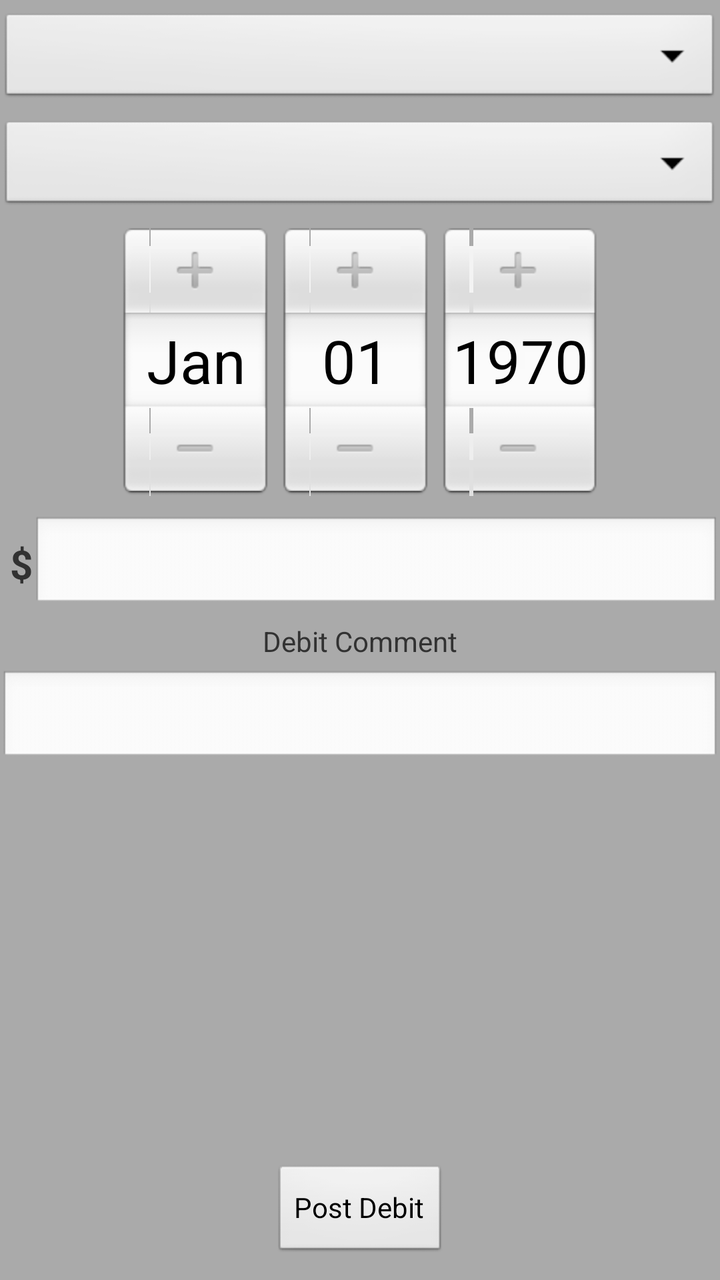
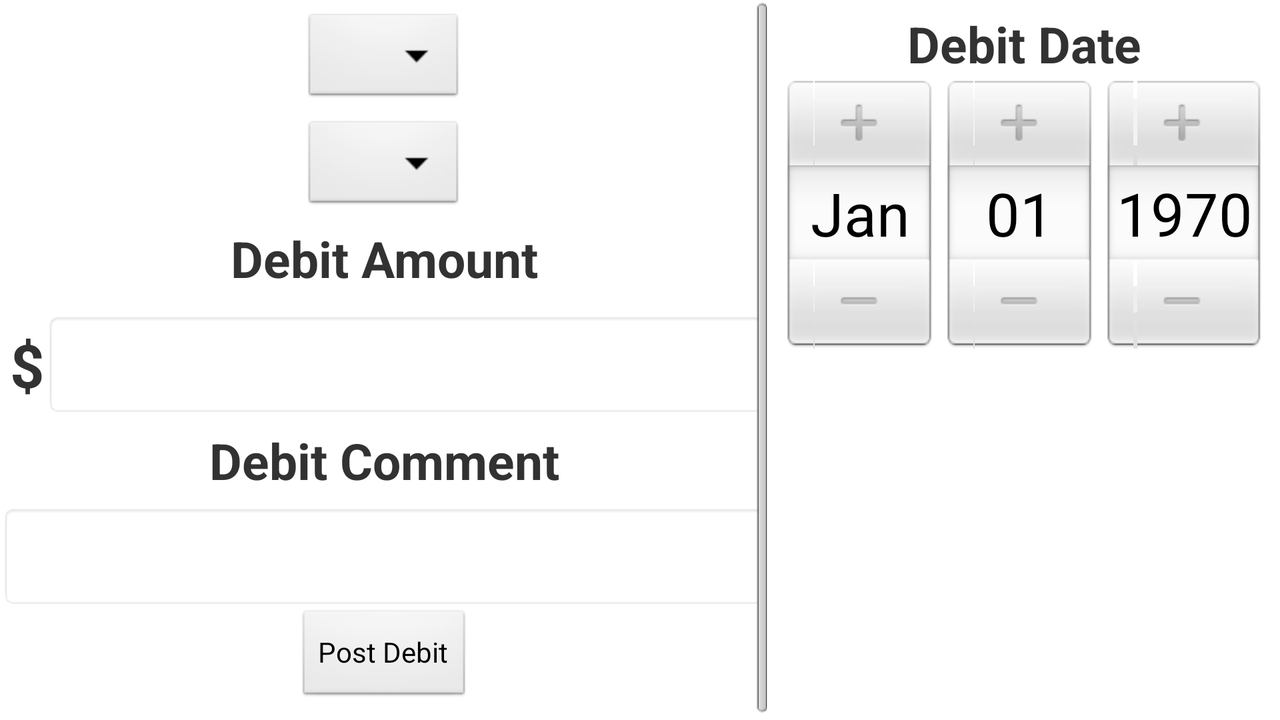

First picture: res/layout/ on a phone held upright. Second picture: the repository's own variant of that layout, on a device whose configuration matches the variant's folder. Source for both follows.
<!-- AndroidManifest.xml: application theme AppTheme -->
<!-- res/layout/main_activity.xml -->
<?xml version="1.0" encoding="utf-8"?>
<RelativeLayout xmlns:android="http://schemas.android.com/apk/res/android"
              xmlns:tools="http://schemas.android.com/tools"
              android:orientation="vertical"
              android:layout_width="match_parent"
              android:layout_height="match_parent"
              tools:context=".MainActivity"
              android:background="@android:color/darker_gray">

    <ScrollView
            android:layout_width="wrap_content"
            android:layout_height="wrap_content"
            android:id="@+id/scrollView"
            android:layout_above="@+id/btnPostDebit"
            android:layout_alignParentTop="true"
            android:layout_alignParentLeft="true">

        <RelativeLayout
                android:layout_width="fill_parent"
                android:layout_height="fill_parent">

            <Spinner
                    android:layout_width="fill_parent"
                    android:layout_height="wrap_content"
                    android:id="@+id/spinnerCategory"
                    android:spinnerMode="dropdown"
                    android:textAlignment="center"
                    android:layout_gravity="center_horizontal"
                    android:dropDownVerticalOffset="-50dp"
                    android:paddingTop="5dp"
                    android:layout_alignParentTop="false"
                    android:layout_alignParentLeft="true"
                    android:layout_marginTop="5dp"/>

            <Spinner
                    android:layout_width="fill_parent"
                    android:layout_height="wrap_content"
                    android:id="@+id/spinnerStore"
                    android:spinnerMode="dropdown"
                    android:textAlignment="center"
                    android:layout_gravity="center_horizontal"
                    android:dropDownVerticalOffset="-50dp"
                    android:paddingTop="5dp"
                    android:layout_below="@+id/spinnerCategory"
                    android:layout_alignParentLeft="true"
                    android:layout_marginTop="5dp"/>

            <DatePicker
                    android:layout_width="wrap_content"
                    android:layout_height="wrap_content"
                    android:id="@+id/datePicker"
                    android:layout_below="@+id/spinnerStore"
                    android:paddingTop="5dp"
                    android:spinnersShown="true"
                    android:clickable="true"
                    android:layout_centerHorizontal="true"
                    android:calendarViewShown="false"/>

            <LinearLayout
                    android:layout_width="fill_parent"
                    android:layout_height="wrap_content"
                    android:paddingTop="5dp"
                    android:layout_alignParentLeft="true"
                    android:id="@+id/linearLayout"
                    android:layout_marginTop="5dp"
                    android:layout_below="@+id/datePicker">

                <TextView
                        android:layout_width="wrap_content"
                        android:layout_height="fill_parent"
                        android:text="$"
                        android:id="@+id/textView"
                        android:paddingLeft="5dp"
                        android:textStyle="bold"
                        android:inputType="none"
                        android:textSize="20dp"
                        android:gravity="center_vertical"/>

                <EditText
                        android:layout_width="fill_parent"
                        android:layout_height="wrap_content"
                        android:inputType="numberDecimal"
                        android:ems="10"
                        android:id="@+id/etDebitAmount"
                        android:capitalize="none"
                        android:enabled="true"
                        android:focusable="true"
                        android:editable="true"
                        android:numeric="decimal"
                        android:paddingLeft="2dp"
                        android:paddingRight="5dp"
                        android:selectAllOnFocus="true"
                        android:singleLine="true"
                        android:focusableInTouchMode="true"
                        android:autoLink="none"
                        android:textIsSelectable="true"/>
            </LinearLayout>

            <TextView
                    android:layout_width="wrap_content"
                    android:layout_height="wrap_content"
                    android:text="Debit Comment"
                    android:id="@+id/textView2"
                    android:layout_below="@+id/linearLayout"
                    android:layout_centerHorizontal="true"
                    android:layout_marginTop="5dp"/>

            <EditText
                    android:layout_width="fill_parent"
                    android:layout_height="wrap_content"
                    android:id="@+id/editText2"
                    android:autoText="true"
                    android:enabled="true"
                    android:focusable="true"
                    android:editable="true"
                    android:focusableInTouchMode="true"
                    android:inputType="textAutoComplete"
                    android:linksClickable="false"
                    android:autoLink="all"
                    android:singleLine="true"
                    android:layout_below="@+id/textView2"
                    android:layout_alignParentLeft="true"
                    android:layout_marginTop="5dp"/>

        </RelativeLayout>
    </ScrollView>

    <Button
            android:layout_width="wrap_content"
            android:layout_height="wrap_content"
            android:text="Post Debit"
            android:id="@+id/btnPostDebit"
            android:layout_alignParentEnd="false"
            android:layout_alignParentStart="false"
            android:layout_alignParentBottom="true"
            android:layout_centerHorizontal="true"
            android:layout_marginBottom="10dp"/>


</RelativeLayout>
<!-- resources referenced by this layout -->
<resources>
  <style name="AppTheme" parent="AppBaseTheme">
  
  
  </style>
  <style name="AppBaseTheme" parent="android:Theme.Light">
  
      
      </style>
</resources>
<!-- res/layout-land/main_activity.xml (the author's variant of the layout above) -->
<!-- drawn on the phone turned sideways -->
<?xml version="1.0" encoding="utf-8"?>
<LinearLayout xmlns:android="http://schemas.android.com/apk/res/android"
    android:orientation="horizontal" android:layout_width="match_parent"
    android:layout_height="match_parent">
    <LinearLayout xmlns:android="http://schemas.android.com/apk/res/android"
        android:orientation="vertical" android:layout_width="0dip"
        android:layout_height="match_parent"
        android:layout_weight=".6">
        <RelativeLayout xmlns:android="http://schemas.android.com/apk/res/android"
            xmlns:tools="http://schemas.android.com/tools"
            android:id="@+id/taggedLayout"
            android:orientation="vertical"
            android:layout_width="match_parent"
            android:layout_height="match_parent"
            tools:context=".MainActivity"
            android:focusable="true"
            android:focusableInTouchMode="true"
            android:tag="landscape_layout">
            <ScrollView
                android:layout_width="wrap_content"
                android:layout_height="wrap_content"
                android:id="@+id/scrollView"
                android:layout_alignParentTop="true"
                android:layout_alignParentLeft="true"
                >

                <RelativeLayout
                    android:layout_width="wrap_content"
                    android:layout_height="fill_parent"
                    android:layout_gravity="center_horizontal">

                    <Spinner
                        android:layout_width="wrap_content"
                        android:layout_height="wrap_content"
                        android:id="@+id/spinnerCategory"
                        android:textAlignment="center"
                        android:layout_gravity="center_horizontal"
                        android:layout_centerHorizontal="true"
                        android:dropDownVerticalOffset="-50dp"
                        android:paddingTop="5dp"
                        android:layout_alignParentTop="true"
                        android:layout_alignParentLeft="false"
                        android:layout_marginTop="5dp"
                        android:focusable="false"
                        android:spinnerMode="dropdown" />

                    <Spinner
                        android:layout_width="wrap_content"
                        android:layout_height="wrap_content"
                        android:id="@+id/spinnerStore"
                        android:textAlignment="center"
                        android:layout_gravity="center_horizontal"
                        android:layout_centerHorizontal="true"
                        android:dropDownVerticalOffset="-50dp"
                        android:paddingTop="5dp"
                        android:layout_below="@+id/spinnerCategory"
                        android:layout_alignParentLeft="false"
                        android:layout_marginTop="5dp"
                        android:spinnerMode="dropdown" />

                    <TextView
                        android:layout_width="fill_parent"
                        android:layout_height="wrap_content"
                        android:text="Debit Amount"
                        android:id="@+id/textView3"
                        android:layout_below="@+id/spinnerStore"
                        android:layout_centerHorizontal="true"
                        android:layout_marginTop="5dp"
                        android:textStyle="bold"
                        android:textSize="25dp"
                        android:gravity="center_horizontal" />

                    <LinearLayout
                        android:layout_width="fill_parent"
                        android:layout_height="wrap_content"
                        android:paddingTop="5dp"
                        android:layout_alignParentLeft="true"
                        android:id="@+id/linearLayout"
                        android:layout_marginTop="5dp"
                        android:layout_below="@+id/textView3"
                        android:focusable="true"
                        android:focusableInTouchMode="true">

                        <TextView
                            android:layout_width="wrap_content"
                            android:layout_height="fill_parent"
                            android:text="$"
                            android:id="@+id/textView"
                            android:paddingLeft="5dp"
                            android:textStyle="bold"
                            android:inputType="none"
                            android:textSize="30dp"
                            android:gravity="center_vertical"/>

                        <EditText
                            android:layout_width="fill_parent"
                            android:layout_height="fill_parent"
                            android:inputType="numberDecimal"
                            android:ems="10"
                            android:id="@+id/etDebitAmount"
                            android:capitalize="none"
                            android:enabled="true"
                            android:focusable="true"
                            android:editable="true"
                            android:numeric="decimal"
                            android:paddingLeft="2dp"
                            android:paddingRight="5dp"
                            android:selectAllOnFocus="false"
                            android:singleLine="true"
                            android:focusableInTouchMode="true"
                            android:autoLink="none"
                            android:textIsSelectable="false"
                            android:textSize="30dp"
                            android:background="@android:drawable/editbox_background"
                            android:autoText="false" />
                    </LinearLayout>

                    <TextView
                        android:layout_width="fill_parent"
                        android:layout_height="wrap_content"
                        android:text="Debit Comment"
                        android:id="@+id/textView2"
                        android:layout_below="@+id/linearLayout"
                        android:layout_centerHorizontal="true"
                        android:layout_marginTop="5dp"
                        android:textStyle="bold"
                        android:textSize="25dp"
                        android:gravity="center_horizontal" />

                    <EditText
                        android:layout_width="fill_parent"
                        android:layout_height="wrap_content"
                        android:id="@+id/editText2"
                        android:autoText="true"
                        android:enabled="true"
                        android:focusable="true"
                        android:editable="true"
                        android:focusableInTouchMode="true"
                        android:inputType="textAutoComplete"
                        android:linksClickable="false"
                        android:singleLine="true"
                        android:layout_below="@+id/textView2"
                        android:layout_alignParentLeft="true"
                        android:layout_marginTop="5dp"
                        android:background="@android:drawable/editbox_background"
                        android:textSize="30dp"
                        android:selectAllOnFocus="true" />

                    <Button
                        android:layout_width="wrap_content"
                        android:layout_height="wrap_content"
                        android:text="Post Debit"
                        android:id="@+id/btnPostDebit"
                        android:layout_alignParentEnd="false"
                        android:layout_alignParentStart="false"
                        android:layout_alignParentBottom="false"
                        android:layout_centerHorizontal="true"
                        android:layout_marginBottom="10dp"
                        android:layout_below="@+id/editText2" />

                </RelativeLayout>
            </ScrollView>
        </RelativeLayout>
    </LinearLayout>
    <LinearLayout xmlns:android="http://schemas.android.com/apk/res/android"
        android:orientation="vertical" android:layout_width="0dip"
        android:layout_height="match_parent"
        android:layout_gravity="center_vertical|center_horizontal"
        android:layout_weight=".4">

        <TextView
            android:layout_width="fill_parent"
            android:layout_height="wrap_content"
            android:text="Debit Date"
            android:id="@+id/tvDebitDate"
            android:layout_centerHorizontal="true"
            android:layout_marginTop="5dp"
            android:textStyle="bold"
            android:textSize="25dp"
            android:gravity="center_horizontal" />

        <DatePicker
            android:layout_width="fill_parent"
            android:layout_height="wrap_content"
            android:id="@+id/datePicker"
            android:spinnersShown="true"
            android:calendarViewShown="false"
            />
    </LinearLayout>
</LinearLayout>
